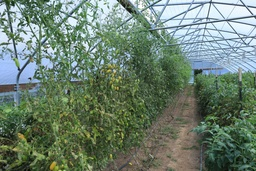
#> input picture data-greenhouse/Tunnel-01.jpg, 256 x 171 px, shrunk from 1620 x 1080 before the run, found by its file name; its folder holds 3 pictures in this run
$ jupyter execute Bayesian_Ground_Detection_StudentStartCode_PythonVersion.ipynb
#> lines starting #> are read from the running program, lines starting #| are printed output that depends on the picture; after the words box and inside, x2 and y2 are one past the last pixel; in counts of white or black regions, pixels touching at a corner belong together; long printed decimals are rounded; pictures that were not available may be replaced by others from this repository, and a replacement may not be noted
[cell 1]
### Use the Bayesian clasifer to detect the ground in a greenhouse
### @Dr. Zhaozheng Yin, Stony Brook University, Fall 2021
### housekeeping
import cv2
import numpy as np
import matplotlib.pyplot as plt

[cell 2]
### File directory
datadir = 'data-greenhouse\Tunnel-'
trainingImages = [1]
testingImages = [2, 3]
### Parameters
nDim = 8 #number of bins for the color likelihood distribution. Will also be trying 16 and 32.

[cell 3]
#Set Bins
def setBins(nDim): #Method to setup bins depending on nDim
    switcher = {
        8: [0, 32, 64, 96, 128, 160, 192, 224],
        16: [0, 16, 32, 48, 64, 80, 96, 112, 128, 144, 160, 176, 192, 208, 224, 240],
        32: [0, 8, 16, 24, 32, 40, 48, 56, 64, 72, 80, 88, 96, 104, 112, 120, 128, 136, 144,
            152, 160, 168, 176, 184, 192, 200, 208, 216, 224, 232, 240, 248]
    }
    return switcher.get(nDim)

[cell 4]
### Training process
Pr_x_given_y_equalsTo_1 = np.zeros((nDim,nDim,nDim)) #likelihood for the ground class
Pr_x_given_y_equalsTo_0 = np.zeros((nDim,nDim,nDim)) #likelihood for the non-ground class
N_GroundPixels = 0 #Pr_y_equalsTo_1 = N_GroundPixels/N_totalPixels
for iFile in trainingImages:
    ### Load the training image and labeled image regions
    print(datadir + '0' + str(iFile) + '.jpg')
    origIm = cv2.imread(datadir + '0' + str(iFile) + '.jpg')
#> origIm is the input picture: shape (171, 256, 3); mean B, G, R 111.5, 127.8, 108.3
    labels = cv2.imread(datadir + '0' + str(iFile) + '-label.png', cv2.IMREAD_GRAYSCALE) #label=1 representing the ground class
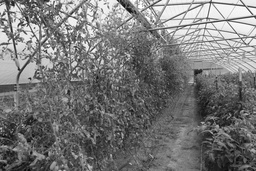
#> labels: shape (171, 256); min 3, max 255, mean 120.1
    labels = cv2.threshold(labels, 127, 1, cv2.THRESH_BINARY)[1]
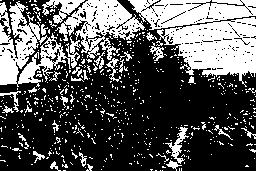
#> labels: shape (171, 256); values 0 (black) and 1 (white), 34.6% white; 577 white regions (543 under 20 px), largest, box (x1, y1, x2, y2) and area: (128, 0, 256, 87) 6342, (0, 1, 71, 87) 2753, (55, 0, 145, 60) 2292

    ### Visualization input image and its labels
    nrows, ncols = origIm.shape[0], origIm.shape[1]
#> nrows = 171; ncols = 256
    showIm = origIm.copy()
    showIm[labels==1] = 255;

    ### Be sure to convert the color space of the image from BGR (Opencv) to RGB (Matplotlib) before you show a color image read from OpenCV
    plt.figure(figsize=(18, 6))
    plt.subplot(1, 3, 1)
    plt.imshow(cv2.cvtColor(origIm, cv2.COLOR_BGR2RGB))
    plt.title('Training image')
    plt.axis("off")

    plt.subplot(1, 3, 2)
    plt.imshow(labels, 'gray')
    plt.title('GT')
    plt.axis("off")

    plt.figure(figsize=(18, 6))
    plt.subplot(1, 3, 3)
    plt.imshow(cv2.cvtColor(showIm, cv2.COLOR_BGR2RGB))
    plt.title('GT overlyed on the training image')
    plt.axis("off")

    plt.show()
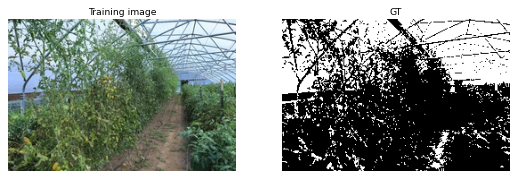
#> figure drawn by matplotlib, 2 panels

    ### Prior-related and likelihood-related codes (combining together):
    #Prior = P(y).
    #Likelihood = P(x|y)
    for h in range(nrows):
        for w in range(ncols):
            r = origIm[h, w, 0]
            g = origIm[h, w, 1]
            b = origIm[h, w, 2]
            temp = np.array([r, g, b])
            bins = setBins(nDim)
            index = np.digitize(temp, bins) #Bin the RGB.
            y = labels[h, w]
            if(y == 1):
                N_GroundPixels += 1 #This is a ground pixel
                Pr_x_given_y_equalsTo_1[index[0] - 1, index[1] - 1, index[2] - 1] += 1 #Mark the RGB in the np array
            else:
                Pr_x_given_y_equalsTo_0[index[0] - 1, index[1] - 1, index[2] - 1] += 1 #Mark the RGB in the np array
#> after the loop, N_GroundPixels = 15133
### Some other codes such as normalizing the likelihood/prior and computing Pr_y_equalsTo_0:
    Pr_y_equalsTo_1 = N_GroundPixels / (nrows * ncols)
#> Pr_y_equalsTo_1 = 0.346
    Pr_y_equalsTo_0 = 1 - Pr_y_equalsTo_1
#> Pr_y_equalsTo_0 = 0.654
    Pr_x_given_y_equalsTo_1 = Pr_x_given_y_equalsTo_1/N_GroundPixels
    Pr_x_given_y_equalsTo_0 = Pr_x_given_y_equalsTo_0/((nrows * ncols) - N_GroundPixels)

[cell 5]
### Testing
truePositives = 0;
falsePositives = 0;
falseNegatives = 0;
for iFile in testingImages:
    ### Load the testing image and ground truth regions
    origIm = cv2.imread(datadir + '0' + str(iFile) + '.jpg')
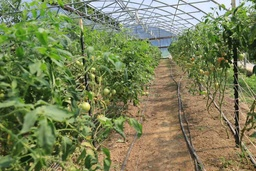
#> input picture data-greenhouse/Tunnel-02.jpg, 256 x 171 px, shrunk from 1620 x 1080 before the run, found by its file name
#> origIm is the input picture: shape (171, 256, 3); mean B, G, R 88.4, 129.5, 122.3
    gtMask = cv2.imread(datadir + '0' + str(iFile) + '-label.png', cv2.IMREAD_GRAYSCALE)
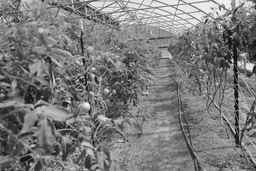
#> gtMask: shape (171, 256); min 0, max 255, mean 122.7
    gtMask = cv2.threshold(gtMask, 127, 1, cv2.THRESH_BINARY)[1]
#> gtMask: shape (171, 256); values 0 (black) and 1 (white), 46.6% white; 427 white regions (389 under 20 px), largest, box (x1, y1, x2, y2) and area: (18, 0, 256, 82) 8321, (56, 59, 208, 171) 4426, (191, 89, 256, 171) 1511

    nrows, ncols = origIm.shape[0], origIm.shape[1]

    ### Define the posteriors
    Pr_y_equalsTo_1_given_x = np.zeros((nrows,ncols));
    Pr_y_equalsTo_0_given_x = np.zeros((nrows,ncols));

    ### Define the final result
    detectedMask = np.zeros((nrows, ncols))

    ### Codes to infer the posterior and obtain final classification result detectedMask:

    #Posterior: P(y|x)
    #Final Result: detectedMask
    for h in range(nrows):
        for w in range(ncols):
            r = origIm[h, w, 0]
            g = origIm[h, w, 1]
            b = origIm[h, w, 2]
            temp = np.array([r, g, b]) #Bin the RGB.
            bins = setBins(nDim)
            index = np.digitize(temp, bins)
            Pr_y_equalsTo_1_given_x[h, w] = Pr_x_given_y_equalsTo_1[index[0] - 1, index[1] - 1, index[2] - 1] * Pr_y_equalsTo_1
            Pr_y_equalsTo_0_given_x[h, w] = Pr_x_given_y_equalsTo_0[index[0] - 1, index[1] - 1, index[2] - 1] * Pr_y_equalsTo_0
            if (Pr_y_equalsTo_1_given_x[h, w] > Pr_y_equalsTo_0_given_x[h, w]):
                detectedMask[h, w] = 1
            else:
                detectedMask[h, w] = 0
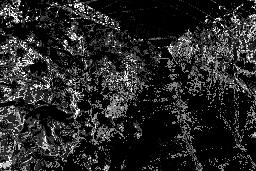
#> Pr_y_equalsTo_0_given_x: shape (171, 256) float64; min 0, max 0.114, mean 0.0176; drawn with min black and max white
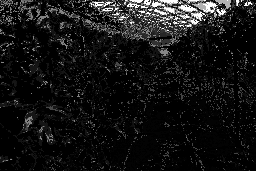
#> Pr_y_equalsTo_1_given_x: shape (171, 256) float64; min 0, max 0.0512, mean 0.00414; drawn with min black and max white
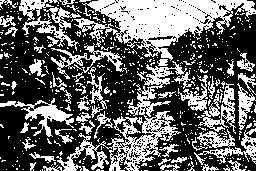
#> detectedMask: shape (171, 256) float64; values 0 (black) and 1 (white), 39.1% white; 513 white regions (459 under 20 px), largest, box (x1, y1, x2, y2) and area: (74, 0, 256, 61) 5001, (56, 61, 187, 171) 3097, (194, 128, 256, 165) 808

    ### Codes to calculate the TP, FP, FN:

    for h in range(nrows):
        for w in range(ncols):
            true_label = gtMask[h, w]
            if(gtMask[h, w] == detectedMask[h, w] and gtMask[h, w] == 1): #Correct Detection; True Positive
                truePositives += 1
            elif(gtMask[h, w] < detectedMask[h, w]): #gtMask = 0, detectedMask = 1; False Positive
                falsePositives += 1
            elif(gtMask[h, w] > detectedMask[h, w]): #gtMask = 1, detectedMask = 0; False Negative
                falseNegatives += 1
            else:
                pass #True Negative. We don't care.
#> after the loop, falseNegatives = 3470; falsePositives = 182; truePositives = 16937
    TP = truePositives / (nrows * ncols) #Normalize
#> TP = 0.387
    FP = falsePositives / (nrows * ncols) #Normalize
#> FP = 0.00416
    FN = falseNegatives / (nrows * ncols) #Normalize
#> FN = 0.0793

    ### Visualize the classification results
    showIm = origIm.copy()
    showIm[detectedMask==1] = 255;
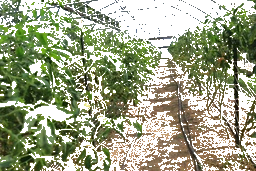
#> showIm: shape (171, 256, 3); mean B, G, R 136.4, 164.2, 158.2

    plt.figure(figsize=(18, 6))
    plt.subplot(1, 3, 1)
    plt.imshow(cv2.cvtColor(origIm, cv2.COLOR_BGR2RGB))
    plt.title('testing image')
    plt.axis("off")

    plt.subplot(1, 3, 2)
    plt.imshow(detectedMask, 'gray')
    plt.title('detected mask')
    plt.axis("off")

    plt.subplot(1, 3, 3)
    plt.imshow(cv2.cvtColor(showIm, cv2.COLOR_BGR2RGB))
    plt.title('detected mask overlyed on the testing image')
    plt.axis("off")
    plt.show()
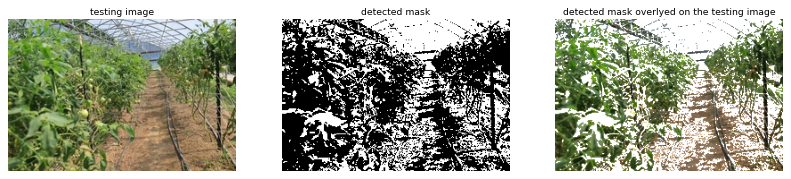
#> figure drawn by matplotlib, 3 panels

    #Precision, Recall, F-Score:

    precision = TP / (TP + FP)
#> precision = 0.989
    recall = TP / (TP + FN)
#> recall = 0.83
    fscore = (2 * precision * recall) / (precision + recall)
#> fscore = 0.903
    print('Precision:' + str(precision))
#| Precision:0.9894
    print('Recall:' + str(recall))
#| Recall:0.83
    print('F-Score:' + str(fscore))
#| F-Score:0.9027
#> pass 2 of the loop `for iFile in testingImages:`:
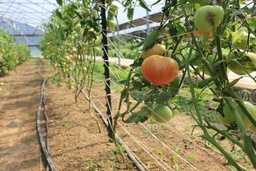
#> input picture data-greenhouse/Tunnel-03.jpg, 256 x 171 px, shrunk from 1620 x 1080 before the run, found by its file name
#> origIm is the input picture: shape (171, 256, 3); mean B, G, R 94.3, 137, 142.1
#> after the loop `for h in range(nrows):`:
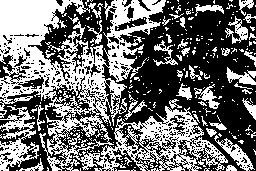
#> detectedMask: shape (171, 256) float64; values 0 (black) and 1 (white), 43.8% white; 313 white regions (273 under 20 px), largest, box (x1, y1, x2, y2) and area: (0, 0, 228, 171) 13890, (0, 106, 39, 171) 1109, (214, 135, 255, 171) 387
#> after the loop `for h in range(nrows):`: falseNegatives = 15212; falsePositives = 10711; truePositives = 25602
#> TP = 0.585
#> FP = 0.245
#> FN = 0.347
#> `plt.show()`:
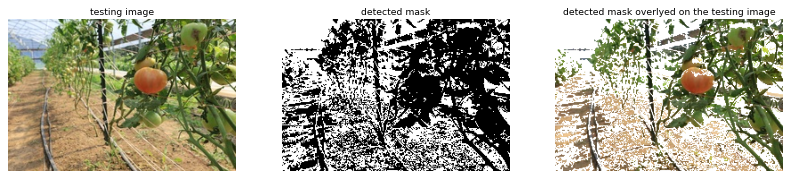
#> figure drawn by matplotlib, 3 panels
#> precision = 0.705
#> recall = 0.627
#> fscore = 0.664
#| Precision:0.705
#| Recall:0.6273
#| F-Score:0.6639
